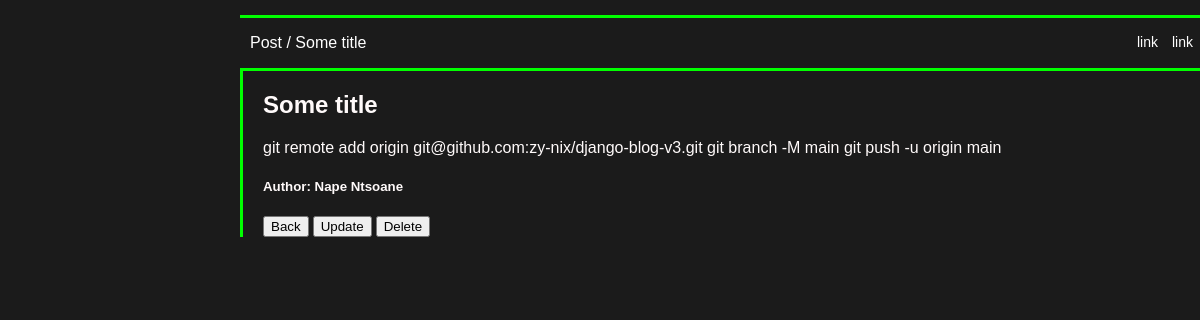
/posts/3/, run on the app's committed database.
### blog_app/models.py (models this page shows, shortened)
class Post(models.Model):
    title = models.CharField(max_length=200)
    page_title = models.CharField(max_length=250, null=True, blank=True)
    author = models.ForeignKey(User, on_delete=models.CASCADE, default=User)
    content = models.TextField()
    status = models.CharField(max_length=250, choices=status_choices, default='draft')
    date = models.DateField(default=timezone.now)

### blog_app/views.py (the view)
# urls.py: path('posts/<int:pk>/', PostView.as_view(), name="postview"),
class PostView(DetailView):
    model = Post
    template_name = "blog_app/html/post.html"

### templates/blog_app/html/post.html (shortened to what this page needs)
{% extends "base.html" %}
{% block link %}http://127.0.0.1:8000/posts/{% endblock %}
{% block active %}Post / {{ post.title }}{% endblock %}
{% block link2 %}#{% endblock %}
{% block item2 %}link{% endblock %}
{% block link3 %}#{% endblock %}
{% block item3 %}link{% endblock %}
{% block content %}
<h2>{{ post.title }}</h2>
<p>{{ post.content }}</p>
<h5>Author: {{ post.author.first_name }} {{ post.author.last_name }}</h5>
<a href="{% url 'homeview' %}"><button type="button">Back</button></a>
<a href="{% url 'editpostview' post.pk %}"><button type="button">Update</button></a>
<a href="{% url 'deletepostview' post.pk %}"><button type="button">Delete</button></a>
{% endblock %}

### data on the page
Post: title "Some title", content "git remote add origin git@github.com:zy-nix/django-blog-v3.git git branch -M main git push -u origin main", author.first_name "Nape", author.last_name "Ntsoane"
